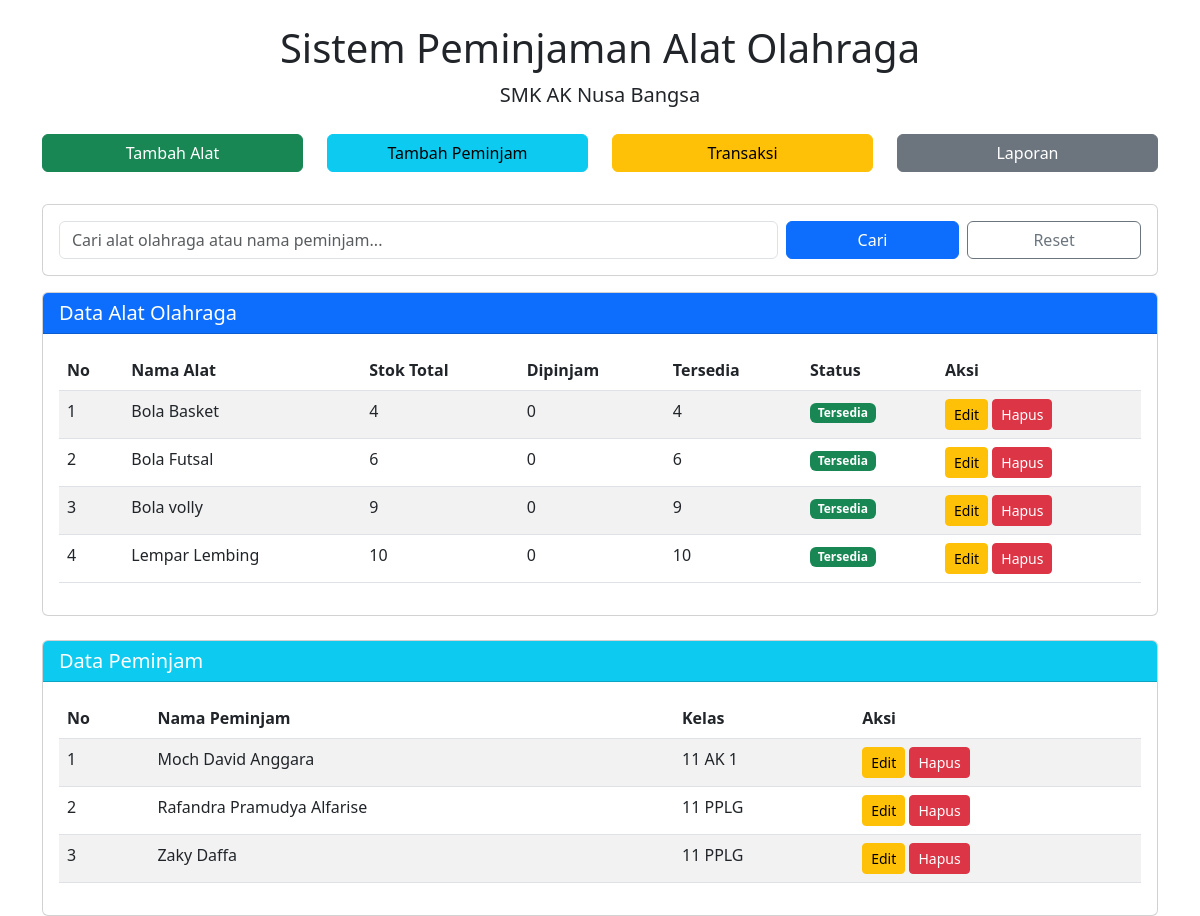
The page / on the database its author committed.
### tables this page shows
CREATE TABLE alat_olahraga (
    id INT PRIMARY KEY AUTO_INCREMENT,
    nama_alat VARCHAR(100) NOT NULL,
    stok INT DEFAULT 1,
    dipinjam INT DEFAULT 0
);

CREATE TABLE peminjam (
    id INT PRIMARY KEY AUTO_INCREMENT,
    nama_peminjam VARCHAR(100) NOT NULL,
    kelas VARCHAR(20) NOT NULL
);

### index.php (the view, shortened to what this page needs)
<!DOCTYPE html>
<html lang="id">
<head>
    <link href="https://cdn.jsdelivr.net/npm/bootstrap@5.3.0/dist/css/bootstrap.min.css" rel="stylesheet">
</head>
<body>
    <div class="container mt-4">
        <header class="text-center mb-4">
            <h1>Sistem Peminjaman Alat Olahraga</h1>
            <p class="lead">SMK AK Nusa Bangsa</p>
        </header>
        <div class="row mb-4">
            <div class="col-md-3 mb-2">
                <a href="tambah_alat.php" class="btn btn-success w-100">Tambah Alat</a>
            </div>
            <div class="col-md-3 mb-2">
                <a href="tambah_peminjam.php" class="btn btn-info w-100">Tambah Peminjam</a>
            </div>
            <div class="col-md-3 mb-2">
                <a href="transaksi.php" class="btn btn-warning w-100">Transaksi</a>
            </div>
            <div class="col-md-3 mb-2">
                <a href="laporan.php" class="btn btn-secondary w-100">Laporan</a>
            </div>
        </div>
        <div class="card mb-3">
            <div class="card-body">
                <form method="GET" class="row g-2">
                    <div class="col-md-8">
                        <input type="text" name="search" class="form-control"
                               placeholder="Cari alat olahraga atau nama peminjam..."
                               value="<?php echo isset($_GET['search']) ? htmlspecialchars($_GET['search']) : ''; ?>">
                    </div>
                    <div class="col-md-2">
                        <button type="submit" class="btn btn-primary w-100">Cari</button>
                    </div>
                    <div class="col-md-2">
                        <a href="index.php" class="btn btn-outline-secondary w-100">Reset</a>
                    </div>
                </form>
            </div>
        </div>
        <?php
        include('koneksi.php');
        $search_condition_alat = "";
        $search_condition_peminjam = "";
        $query_alat = mysqli_query($connection, "SELECT * FROM alat_olahraga $search_condition_alat ORDER BY nama_alat");
        $query_peminjam = mysqli_query($connection, "SELECT * FROM peminjam $search_condition_peminjam ORDER BY nama_peminjam");
        ?>
        <div class="card mb-4">
            <div class="card-header bg-primary text-white d-flex justify-content-between align-items-center">
                <h5 class="mb-0">Data Alat Olahraga</h5>
            </div>
            <div class="card-body">
                <div class="table-responsive">
                    <table class="table table-striped">
                        <thead>
                            <tr>
                                <th>No</th>
                                <th>Nama Alat</th>
                                <th>Stok Total</th>
                                <th>Dipinjam</th>
                                <th>Tersedia</th>
                                <th>Status</th>
                                <th>Aksi</th>
                            </tr>
                        </thead>
                        <tbody>
                            <?php
                            $no = 1;
                            while ($row = mysqli_fetch_array($query_alat)) {
                                $tersedia = $row['stok'] - $row['dipinjam'];
                            ?>
                                <tr>
                                    <td><?php echo $no++; ?></td>
                                    <td><?php echo $row['nama_alat']; ?></td>
                                    <td><?php echo $row['stok']; ?></td>
                                    <td><?php echo $row['dipinjam']; ?></td>
                                    <td><?php echo $tersedia; ?></td>
                                    <td>
                                        <?php if($tersedia > 0): ?>
                                            <span class="badge bg-success">Tersedia</span>
                                        <?php else: ?>
                                            <span class="badge bg-danger">Kosong</span>
                                        <?php endif; ?>
                                    </td>
                                    <td>
                                        <a href="edit_alat.php?id=<?php echo $row['id']; ?>" class="btn btn-sm btn-warning">Edit</a>
                                        <a href="hapus_alat.php?id=<?php echo $row['id']; ?>" class="btn btn-sm btn-danger"
                                           onclick="return confirm('Sudah yakin mau di hapus?')">Hapus</a>
                                    </td>
                                </tr>
                            <?php } ?>
                        </tbody>
                    </table>
                </div>
            </div>
        </div>
        <div class="card">
            <div class="card-header bg-info text-white d-flex justify-content-between align-items-center">
                <h5 class="mb-0">Data Peminjam</h5>
            </div>
            <div class="card-body">
                <div class="table-responsive">
                    <table class="table table-striped">
                        <thead>
                            <tr>
                                <th>No</th>
                                <th>Nama Peminjam</th>
                                <th>Kelas</th>
                                <th>Aksi</th>
                            </tr>
                        </thead>
                        <tbody>
                            <?php
                            $no = 1;
                            while ($row = mysqli_fetch_array($query_peminjam)) {
                            ?>
                                <tr>
                                    <td><?php echo $no++; ?></td>
                                    <td><?php echo $row['nama_peminjam']; ?></td>
                                    <td><?php echo $row['kelas']; ?></td>
                                    <td>
                                        <a href="edit_peminjam.php?id=<?php echo $row['id']; ?>" class="btn btn-sm btn-warning">Edit</a>
                                        <a href="hapus_peminjam.php?id=<?php echo $row['id']; ?>" class="btn btn-sm btn-danger"
                                           onclick="return confirm('Yakin hapus?')">Hapus</a>
                                    </td>
                                </tr>
                            <?php } ?>
                        </tbody>
                    </table>
                </div>
            </div>
        </div>
    </div>
</body>
</html>

### rows shown on the page
alat_olahraga: nama_alat "Bola Basket", stok "4", dipinjam "0", shows "Tersedia"
alat_olahraga: nama_alat "Bola Futsal", stok "6", dipinjam "0", shows "Tersedia"
alat_olahraga: nama_alat "Bola volly", stok "9", dipinjam "0", shows "Tersedia"
alat_olahraga: nama_alat "Lempar Lembing", stok "10", dipinjam "0", shows "Tersedia"
peminjam: nama_peminjam "Moch David Anggara", kelas "11 AK 1"
peminjam: nama_peminjam "Rafandra Pramudya Alfarise", kelas "11 PPLG"
peminjam: nama_peminjam "Zaky Daffa", kelas "11 PPLG"
